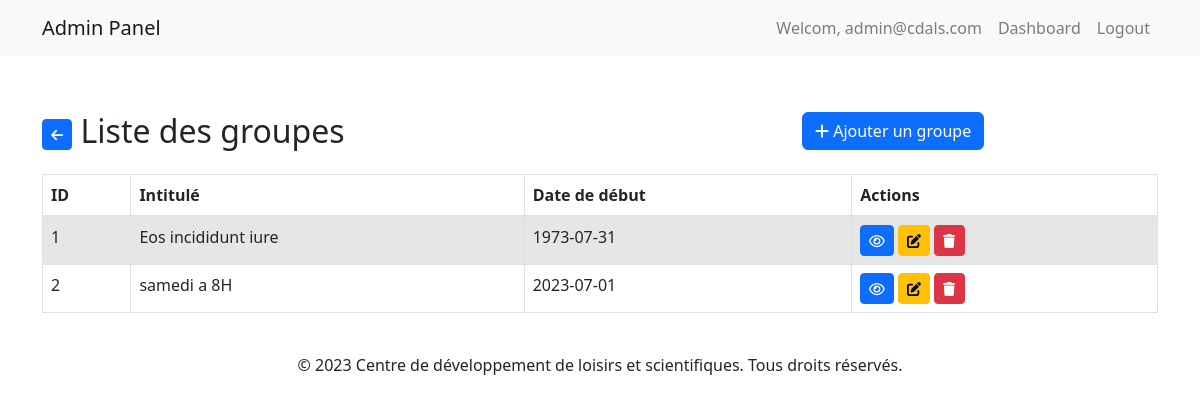
The app's page /admin/groups/index.php (signed in), older data.
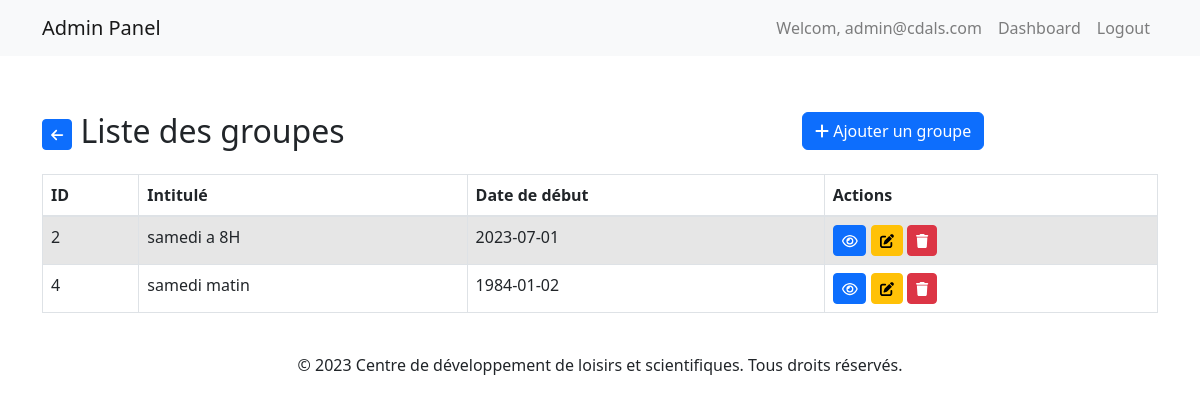
The same page, newer data.
### tables this page shows
CREATE TABLE `groups` (
  `ID_grp` int(10) NOT NULL,
  `int_grp` varchar(255) NOT NULL,
  `date_deb_grp` date NOT NULL
);

### admin/groups/index.php (the view, shortened to what this page needs)
<?php
require_once '../../config/bdd.php';
$result = $conn->query("SELECT * FROM groups");
if ($result->num_rows > 0) {
    $groupes = $result->fetch_all(MYSQLI_ASSOC);
} else {
    $groupes = [];
}
?>
<?php include("../layout.php"); ?>
<head>
    <link rel="stylesheet" href="../../assets/fonts/css/all.min.css">
    <link rel="stylesheet" href="../../assets/bootstrap/css/bootstrap.min.css">
</head>
<div class="container overflow-auto">
    <div class="row justify-content-between mt-2 mb-2">
        <h2 class="col-4"><a href="../admin_panel.php" class="btn btn-primary btn-sm"> <i class="fa fa-arrow-left"></i> </a> Liste des groupes</h2>
        <div class="col-4">
            <a href="ajouter.php" class="btn btn-primary mb-3"><i class="fas fa-plus"></i> Ajouter un groupe</a>
        </div>
    </div>
    <table class="table table-striped table-bordered">
        <thead>
            <tr>
                <th>ID</th>
                <th>Intitulé</th>
                <th>Date de début</th>
                <th>Actions</th>
            </tr>
        </thead>
        <tbody>
            <?php foreach ($groupes as $groupe) : ?>
                <tr>
                    <td><?php echo $groupe["ID_grp"]; ?></td>
                    <td><?php echo $groupe["int_grp"]; ?></td>
                    <td><?php echo $groupe["date_deb_grp"]; ?></td>
                    <td>
                        <a href="voir.php?id=<?php echo $groupe["ID_grp"]; ?>" class="btn btn-primary btn-sm"><i class="fa-regular fa-eye"></i></a>
                        <a href="modifier.php?id=<?php echo $groupe["ID_grp"]; ?>" class="btn btn-warning btn-sm"><i class="fa fa-edit"></i></a>
                        <a href="supprimer.php?id=<?php echo $groupe["ID_grp"]; ?>" class="btn btn-danger btn-sm"><i class="fa fa-trash"></i> </a>
                    </td>
                </tr>
            <?php endforeach; ?>
        </tbody>
    </table>
</div>

Row changes from the older to the newer data that the page shows:
removed groups: ID_grp "1", int_grp "Eos incididunt iure", date_deb_grp "1973-07-31"
added groups: ID_grp "4", int_grp "samedi matin", date_deb_grp "1984-01-02"
